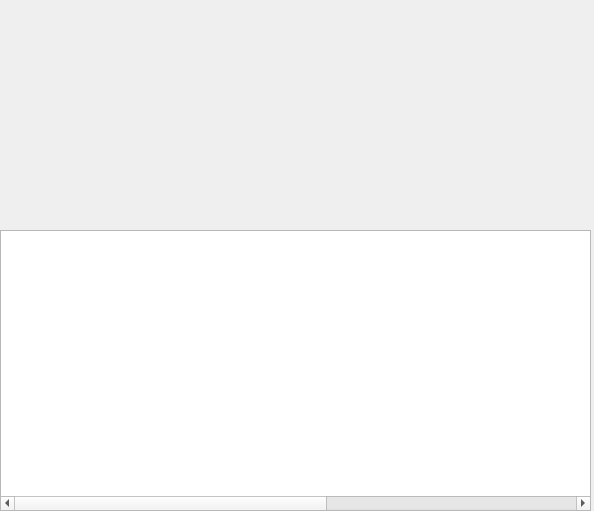
<?xml version="1.0" encoding="UTF-8"?>
<ui version="4.0">
 <class>Dialog</class>
 <widget class="QDialog" name="Dialog">
  <property name="geometry">
   <rect>
    <x>0</x>
    <y>0</y>
    <width>594</width>
    <height>511</height>
   </rect>
  </property>
  <property name="windowTitle">
   <string>Dialog</string>
  </property>
  <widget class="QTableWidget" name="tableWidget">
   <property name="geometry">
    <rect>
     <x>0</x>
     <y>230</y>
     <width>591</width>
     <height>281</height>
    </rect>
   </property>
   <property name="sizeAdjustPolicy">
    <enum>QAbstractScrollArea::AdjustToContents</enum>
   </property>
   <property name="rowCount">
    <number>0</number>
   </property>
   <property name="columnCount">
    <number>9</number>
   </property>
   <attribute name="horizontalHeaderVisible">
    <bool>false</bool>
   </attribute>
   <attribute name="verticalHeaderVisible">
    <bool>false</bool>
   </attribute>
   <column/>
   <column/>
   <column/>
   <column/>
   <column/>
   <column/>
   <column/>
   <column/>
   <column/>
  </widget>
 </widget>
 <resources/>
 <connections/>
</ui>
